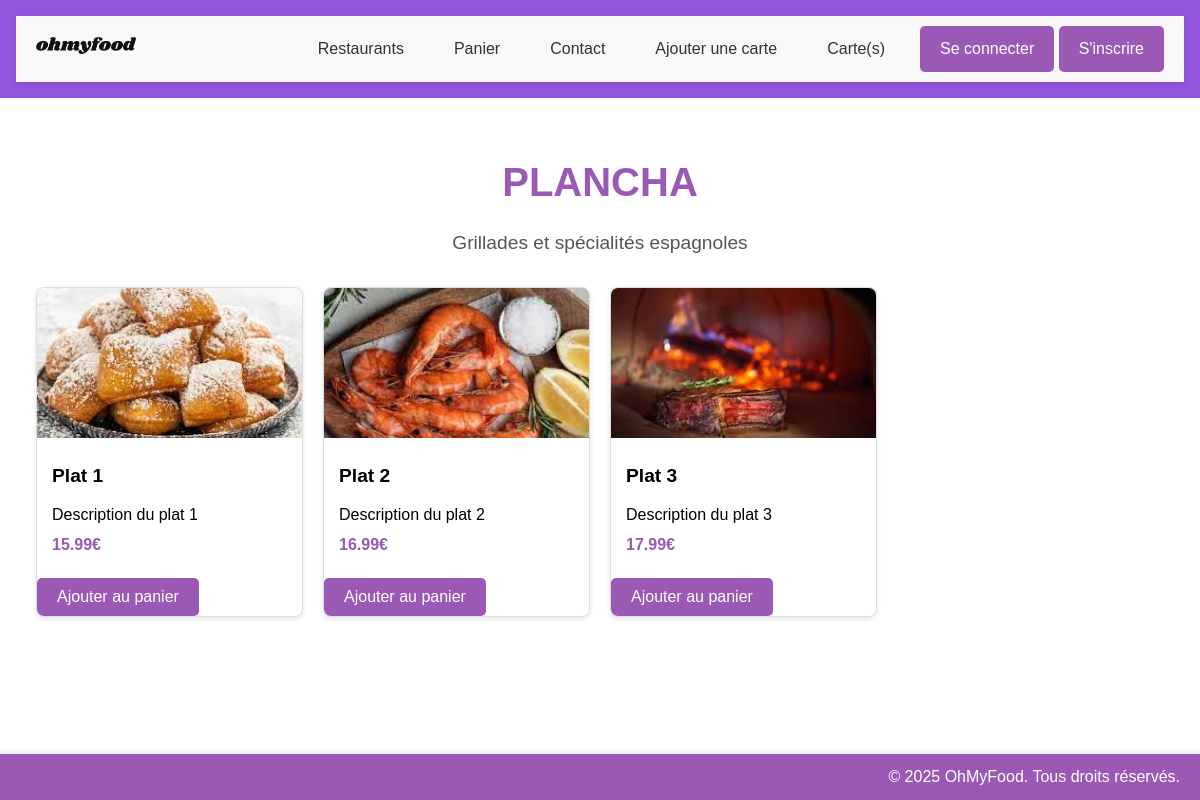
The page /restaurant/3 on the database its author committed.
### app.py (models this page shows)
class Restaurant(db.Model):
    id = db.Column(db.Integer, primary_key=True)
    nom = db.Column(db.String(100), nullable=False)
    description = db.Column(db.Text)
    image = db.Column(db.String(255))  # Colonne pour l'image
    plats = db.relationship('Plat', backref='restaurant', lazy=True)

class Plat(db.Model):
    id = db.Column(db.Integer, primary_key=True)
    nom = db.Column(db.String(100), nullable=False)
    description = db.Column(db.Text)
    prix = db.Column(db.Float, nullable=False)
    restaurant_id = db.Column(db.Integer, db.ForeignKey('restaurant.id'), nullable=False)
    image = db.Column(db.String(255))  # Colonne pour l'image

### app.py (the view)
@app.route('/restaurant/<int:restaurant_id>')
def restaurant_detail(restaurant_id):
    restaurant = Restaurant.query.get_or_404(restaurant_id)
    return render_template('restaurant.html', restaurant=restaurant)

### templates/restaurant.html (shortened to what this page needs)
{% extends "base.html" %}
{% block content %}
<div class="restaurant-detail">
    <h1>{{ restaurant.nom }}</h1>
    <p class="description">{{ restaurant.description }}</p>
    <div class="menu-grid">
        {% for plat in restaurant.plats %}
        <div class="plat-card">
            <img src="{{ url_for('static', filename=plat.image) }}" alt="{{ plat.nom }}" class="plat-image">
            <div class="plat-info">
                <h3>{{ plat.nom }}</h3>
                <p>{{ plat.description }}</p>
                <p class="prix">{{ '{:.2f}'.format(plat.prix) }}€</p>
            </div>
            <form action="{{ url_for('ajouter_panier') }}" method="POST">
                <button type="submit" class="btn">Ajouter au panier</button>
            </form>
        </div>
        {% endfor %}
    </div>
</div>
{% endblock %}

### static/css/style.css (style rules this page uses)
* { margin: 0; padding: 0; box-sizing: border-box; }
body { font-family: Arial, sans-serif; line-height: 1.6; }
.btn { display: inline-block; padding: 10px 20px; font-size: 16px; color: #fff; background-color: #9b59b6; border: none; border-radius: 5px; text-decoration: none; transition: background-color 0.3s, transform 0.3s; }
.restaurant-detail { padding: 20px; }
.menu-grid { display: grid; grid-template-columns: repeat(auto-fill, minmax(250px, 1fr)); gap: 20px; }
.plat-card { background-color: #fff; border: 1px solid #ddd; border-radius: 8px; box-shadow: 0 2px 5px rgba(0, 0, 0, 0.1); overflow: hidden; transition: transform 0.3s; }
.plat-image { width: 100%; height: 150px; object-fit: cover; }
.plat-info { padding: 15px; }
.plat-info h3 { margin: 0 0 10px; font-size: 1.2em; }
.plat-info p { margin: 5px 0; }
.prix { font-weight: bold; color: #9b59b6; }
.restaurant-detail h1 { font-size: 2.5em; color: #9b59b6; margin-bottom: 15px; text-align: center; text-transform: uppercase; }
.restaurant-detail .description { font-size: 1.2em; color: #555; margin-bottom: 30px; text-align: center; line-height: 1.5; }

### rows shown on the page
Restaurant: nom "PLANCHA", description "Grillades et spécialités espagnoles"
Plat: image (picture), nom "Plat 1", description "Description du plat 1", prix "15.99"
Plat: image (picture), nom "Plat 2", description "Description du plat 2", prix "16.99"
Plat: image (picture), nom "Plat 3", description "Description du plat 3", prix "17.99"
